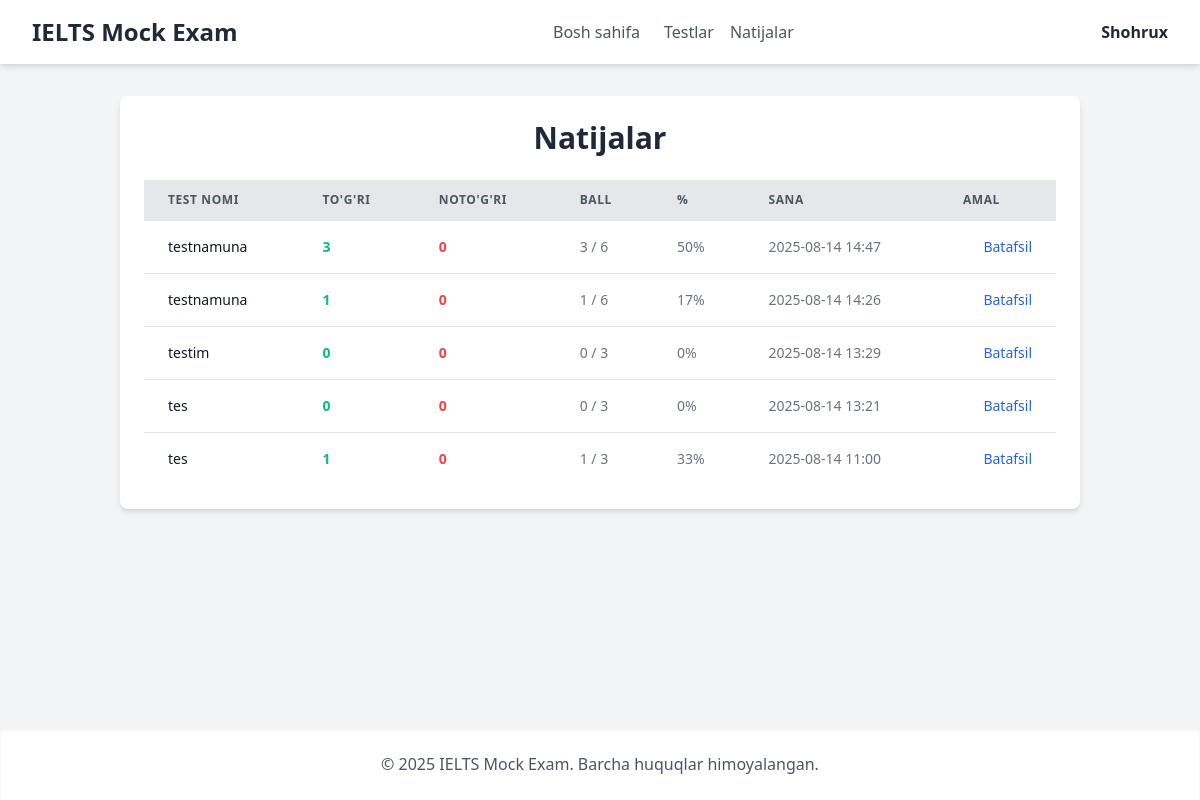
/student/results/ (signed in), run on the app's committed database.
### Mock/models.py (models this page shows, shortened)
class CustomUser(AbstractUser):
    ROLE_CHOICES = [
        ('teacher', 'Ustoz'),
        ('student', 'Talaba'),
    ]
    role = models.CharField(max_length=20, choices=ROLE_CHOICES, default='student', verbose_name="Foydalanuvchi roli")
    is_approved = models.BooleanField(default=True, verbose_name="Tasdiqlangan")
    class Meta:
        verbose_name = "Foydalanuvchi"
        verbose_name_plural = "Foydalanuvchilar"

class UserAttempt(models.Model):
    user = models.ForeignKey(settings.AUTH_USER_MODEL, on_delete=models.CASCADE, verbose_name="Foydalanuvchi")
    exam = models.ForeignKey('Exam', on_delete=models.CASCADE, verbose_name="Imtihon")
    score = models.IntegerField(default=0, verbose_name="Ball")
    correct_answers = models.IntegerField(default=0, verbose_name="To'g'ri javoblar soni")
    incorrect_answers = models.IntegerField(default=0, verbose_name="Noto'g'ri javoblar soni")  # Yangi maydon
    started_at = models.DateTimeField(auto_now_add=True, verbose_name="Boshlangan vaqti")
    completed_at = models.DateTimeField(null=True, blank=True, verbose_name="Tugatilgan vaqti")
    is_completed = models.BooleanField(default=False, verbose_name="Tugatilgan")
    @property
    def percentage(self):
        total_questions = self.exam.questions.count()
        if total_questions > 0:
            return (self.correct_answers / total_questions) * 100
        return 0
    class Meta:
        verbose_name = "Foydalanuvchi ishlagan test"
        verbose_name_plural = "Foydalanuvchi ishlagan testlar"

class Exam(models.Model):
    title = models.CharField(max_length=255, verbose_name="Imtihon nomi")
    teacher = models.ForeignKey(
        settings.AUTH_USER_MODEL,
        on_delete=models.SET_NULL,
        null=True,
        blank=True,
        related_name='created_exams',
        verbose_name="Ustoz"
    )
    questions = models.ManyToManyField(Question, related_name='exams', verbose_name="Savollar")
    duration_minutes = models.PositiveIntegerField(default=60, verbose_name="Imtihon vaqti (daqiqa)")
    created_at = models.DateTimeField(auto_now_add=True)
    class Meta:
        verbose_name = "Imtihon"
        verbose_name_plural = "Imtihonlar"

### Mock/views.py (the view)
# urls.py: path('student/results/', views.student_results, name='student_results'),
@login_required(login_url='signin')
def student_results(request):
    results = UserAttempt.objects.filter(user=request.user, is_completed=True).order_by('-completed_at')
    context = {'results': results}
    return render(request, 'student_results.html', context)

### Mock/templates/student_results.html (shortened to what this page needs)
{% extends 'base.html' %}
{% block content %}
<div class="bg-white p-6 rounded-lg shadow-md">
    <h2 class="text-3xl font-bold text-gray-800 mb-6 text-center">Natijalar</h2>
    {% if results %}
    <div class="overflow-x-auto">
        <table class="min-w-full divide-y divide-gray-200">
            <thead class="bg-gray-200">
                <tr>
                    <th class="px-6 py-3 text-left text-xs font-bold text-gray-600 uppercase tracking-wider">Test nomi</th>
                    <th class="px-6 py-3 text-left text-xs font-bold text-gray-600 uppercase tracking-wider">To'g'ri</th>
                    <th class="px-6 py-3 text-left text-xs font-bold text-gray-600 uppercase tracking-wider">Noto'g'ri</th>
                    <th class="px-6 py-3 text-left text-xs font-bold text-gray-600 uppercase tracking-wider">Ball</th>
                    <th class="px-6 py-3 text-left text-xs font-bold text-gray-600 uppercase tracking-wider">%</th>
                    <th class="px-6 py-3 text-left text-xs font-bold text-gray-600 uppercase tracking-wider">Sana</th>
                    <th class="px-6 py-3 text-left text-xs font-bold text-gray-600 uppercase tracking-wider">Amal</th>
                </tr>
            </thead>
            <tbody class="bg-white divide-y divide-gray-200">
                {% for result in results %}
                <tr>
                    <td class="px-6 py-4 whitespace-nowrap text-sm font-medium text-gray-900">{{ result.exam.title }}</td>
                    <td class="px-6 py-4 whitespace-nowrap text-sm text-green-500 font-bold">{{ result.correct_answers }}</td>
                    <td class="px-6 py-4 whitespace-nowrap text-sm text-red-500 font-bold">{{ result.incorrect_answers }}</td>
                    <td class="px-6 py-4 whitespace-nowrap text-sm text-gray-500">{{ result.score }} / {{ result.exam.questions.count }}</td>
                    <td class="px-6 py-4 whitespace-nowrap text-sm text-gray-500">{{ result.percentage|floatformat:0 }}%</td>
                    <td class="px-6 py-4 whitespace-nowrap text-sm text-gray-500">{{ result.completed_at|date:"Y-m-d H:i" }}</td>
                    <td class="px-6 py-4 whitespace-nowrap text-right text-sm font-medium">
                        <a href="{% url 'view_result_detail' result.id %}" class="text-blue-600 hover:text-blue-900">Batafsil</a>
                    </td>
                </tr>
                {% endfor %}
            </tbody>
        </table>
    </div>
    {% else %}
    <p class="text-center text-gray-500">Siz hali hech qanday test ishlamagansiz.</p>
    {% endif %}
</div>
{% endblock %}

### Mock/templates/base.html (shortened to what this page needs)
<!DOCTYPE html>
<html lang="en">
<head>
    <link href="https://cdn.jsdelivr.net/npm/tailwindcss@2.2.19/dist/tailwind.min.css" rel="stylesheet">
    <link rel="stylesheet" href="https://cdnjs.cloudflare.com/ajax/libs/font-awesome/6.0.0-beta3/css/all.min.css">
</head>
<body class="bg-gray-100 min-h-screen flex flex-col font-sans">
    {% include 'header.html' %}
    <main class="flex-grow container mx-auto p-4 md:p-8">
        {% block content %}{% endblock %}
    </main>
    {% include 'footer.html' %}
</body>
</html>

### Mock/templates/header.html (shortened to what this page needs)
<header class="bg-white shadow-md">
    <div class="max-w-7xl mx-auto px-4 sm:px-6 lg:px-8 py-4 flex justify-between items-center">
        <a href="{% url 'index' %}" class="text-2xl font-bold text-gray-800">IELTS Mock Exam</a>
        <nav id="navMenu" class="hidden md:flex md:items-center md:space-x-4">
            <a href="{% url 'index' %}" class="text-gray-600 hover:text-gray-900 mx-2">Bosh sahifa</a>
            {% if user.is_authenticated %}
                {% if user.role == 'student' %}
                    <a href="{% url 'tests' %}" class="text-gray-600 hover:text-gray-900 mx-2">Testlar</a>
                    <a href="{% url 'student_results' %}" class="text-gray-600 hover:text-gray-900 mx-2">Natijalar</a>
                {% elif user.role == 'teacher' %}
                    <a href="{% url 'my_tests' %}" class="text-gray-600 hover:text-gray-900 mx-2">Mening testlarim</a>
                    <a href="{% url 'teacher_results' %}" class="text-gray-600 hover:text-gray-900 mx-2">Talabalar natijasi</a>
                    <a href="{% url 'my_questions' %}" class="text-gray-600 hover:text-gray-900 mx-2">Savollar</a>
                {% endif %}
            {% endif %}
        </nav>
        <div class="relative">
            {% if user.is_authenticated %}
                <button id="dropdownButton" class="flex items-center space-x-2 focus:outline-none">
                    <span class="font-semibold text-gray-800">{{ user.username }}</span>
                </button>
            {% else %}
                <a href="{% url 'signin' %}" class="text-gray-600 hover:text-gray-900 mx-2">Kirish</a>
                <a href="{% url 'signup' %}" class="text-gray-600 hover:text-gray-900 mx-2">Ro'yxatdan o'tish</a>
            {% endif %}
        </div>
    </div>
</header>

### Mock/templates/footer.html
<footer class="bg-white shadow-inner mt-8 py-6">
    <div class="container mx-auto px-4 text-center text-gray-600">
        <p>&copy; 2025 IELTS Mock Exam. Barcha huquqlar himoyalangan.</p>
    </div>
</footer>

### data on the page
CustomUser: username "Shohrux"
UserAttempt: exam "testnamuna", correct_answers "3", incorrect_answers "0", score "3", exam.questions.count "6", percentage "50", completed_at "2025-08-14 14:47"
UserAttempt: exam "testnamuna", correct_answers "1", incorrect_answers "0", score "1", exam.questions.count "6", percentage "17", completed_at "2025-08-14 14:26"
UserAttempt: exam "testim", correct_answers "0", incorrect_answers "0", score "0", exam.questions.count "3", percentage "0", completed_at "2025-08-14 13:29"
UserAttempt: exam "tes", correct_answers "0", incorrect_answers "0", score "0", exam.questions.count "3", percentage "0", completed_at "2025-08-14 13:21"
UserAttempt: exam "tes", correct_answers "1", incorrect_answers "0", score "1", exam.questions.count "3", percentage "33", completed_at "2025-08-14 11:00"
